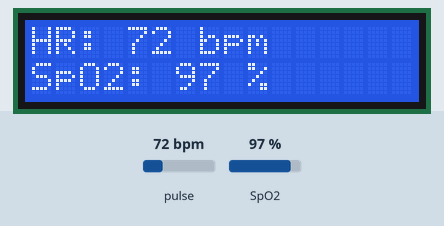
Recording of a sketch running on a simulated ESP32. Parts: 16×2 character LCD. The inputs (shaded band) are chosen by the test bench; at power-on: pulse 72 bpm, SpO2 97 %. What the sketch prints to the serial monitor is not drawn.

Above: at 3.9 s.
4.0 s: pulse set to 42 bpm
At 6.0 s:
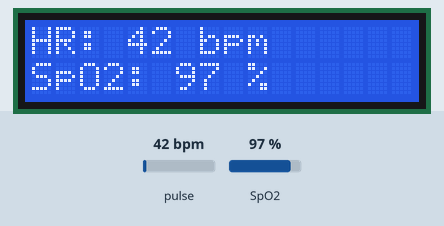
7.1 s: SpO2 set to 80 %
At 8.8 s:
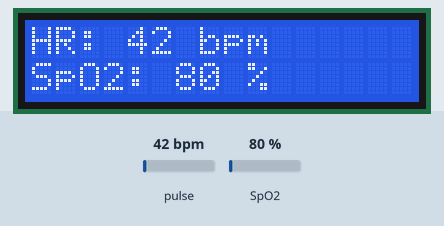
9.4 s: pulse set to 70 bpm
At 11.4 s:
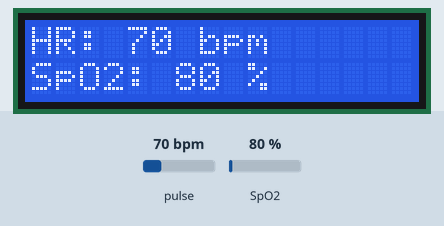
11.7 s: SpO2 set to 85 %
At 13.3 s:
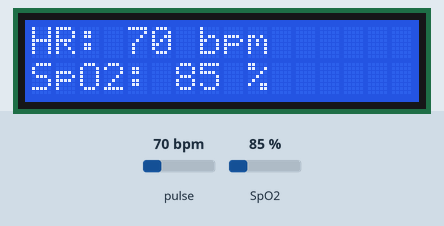
Timing chart, 0 to 14.8 s (numbered marks = the images above; inputs shaded):
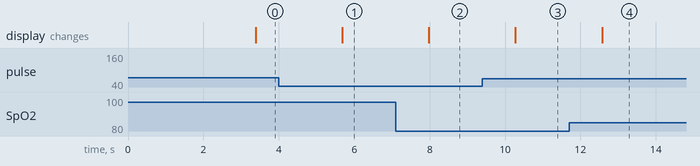

Measured:
- after the input at 4.0 s, the display: changes after 1.7 s (image 1)
- after the input at 7.1 s, the display: changes after 0.88 s (image 2)
- after the input at 9.4 s, the display: changes after 0.88 s (image 3)
- after the input at 11.7 s, the display: changes after 0.87 s (image 4)

The sketch:

Health.ino
```cpp
#include <Wire.h>
#include "MAX30105.h"
#include "spo2_algorithm.h"
#include <LiquidCrystal_I2C.h>

// Define new I2C instance (if A4/A5 are busy)
TwoWire myWire = TwoWire(1);  // Use a different I2C bus

MAX30105 particleSensor;
LiquidCrystal_I2C lcd(0x27, 16, 2);  // LCD Address (change to 0x3F if needed)

// Variables for SpO2 and Heart Rate Calculation
#define BUFFER_SIZE 100
uint32_t irBuffer[BUFFER_SIZE];  // IR LED sensor data
uint32_t redBuffer[BUFFER_SIZE]; // Red LED sensor data
int32_t spo2;
int8_t validSPO2;
int32_t heartRate;
int8_t validHeartRate;

void setup() {
  Serial.begin(115200);
  Serial.println("MAX30102 Heart Rate & SpO2 Monitoring");

  // Start custom I2C on different pins if needed (e.g., SDA = D2, SCL = D3)
  myWire.begin(2, 3);  // Change pins as per your setup

  // Initialize MAX30102 sensor with custom I2C
  if (!particleSensor.begin(myWire, I2C_SPEED_FAST)) {
    Serial.println("MAX30102 not found! Check wiring.");
    while (1);
  }

  // Sensor configuration
  particleSensor.setup(0x1F, 4, 2, 400, 411, 2048);
  particleSensor.setPulseAmplitudeRed(0x1F);
  particleSensor.setPulseAmplitudeGreen(0);

  // Initialize LCD
  lcd.begin(16, 2);
  lcd.backlight();
  lcd.setCursor(0, 0);
  lcd.print("Initializing...");
  delay(2000);
}

void loop() {
  // Collect 100 samples
  for (int i = 0; i < BUFFER_SIZE; i++) {
    while (!particleSensor.check()) delay(1);
    irBuffer[i] = particleSensor.getIR();
    redBuffer[i] = particleSensor.getRed();
  }

  // Calculate Heart Rate and SpO2
  maxim_heart_rate_and_oxygen_saturation(irBuffer, BUFFER_SIZE, redBuffer,
                                         &spo2, &validSPO2, &heartRate, &validHeartRate);

  // Print data to Serial Monitor
  Serial.print("Heart Rate: ");
  if (validHeartRate) Serial.print(heartRate);
  else Serial.print("N/A");
  Serial.print(" bpm, SpO2: ");
  if (validSPO2) Serial.print(spo2);
  else Serial.print("N/A");
  Serial.println(" %");

  // Display values on LCD
  lcd.clear();
  lcd.setCursor(0, 0);
  lcd.print("HR: ");
  if (validHeartRate) lcd.print(heartRate);
  else lcd.print("--");
  lcd.print(" bpm  ");

  lcd.setCursor(0, 1);
  lcd.print("SpO2: ");
  if (validSPO2) lcd.print(spo2);
  else lcd.print("--");
  lcd.print(" %  ");

  delay(1000);  // Refresh every second
}
```
